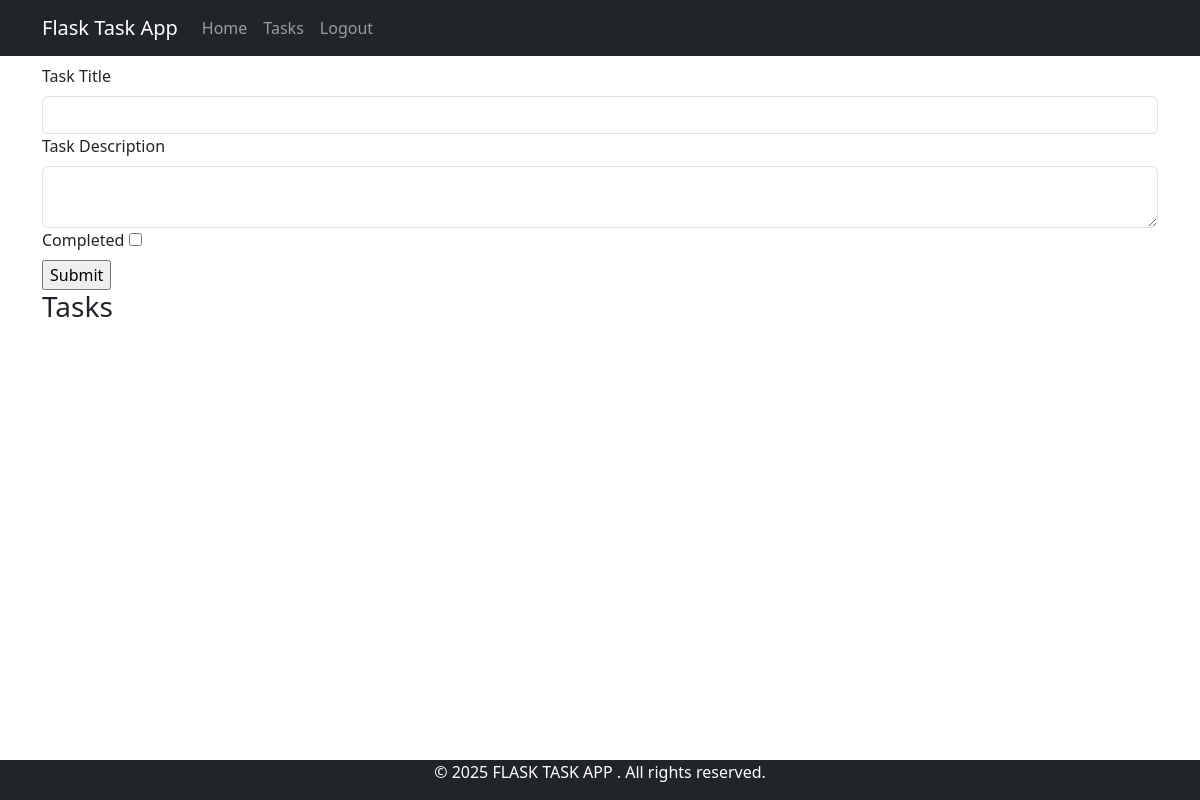
Page /tasks (signed in) on the earlier database version.
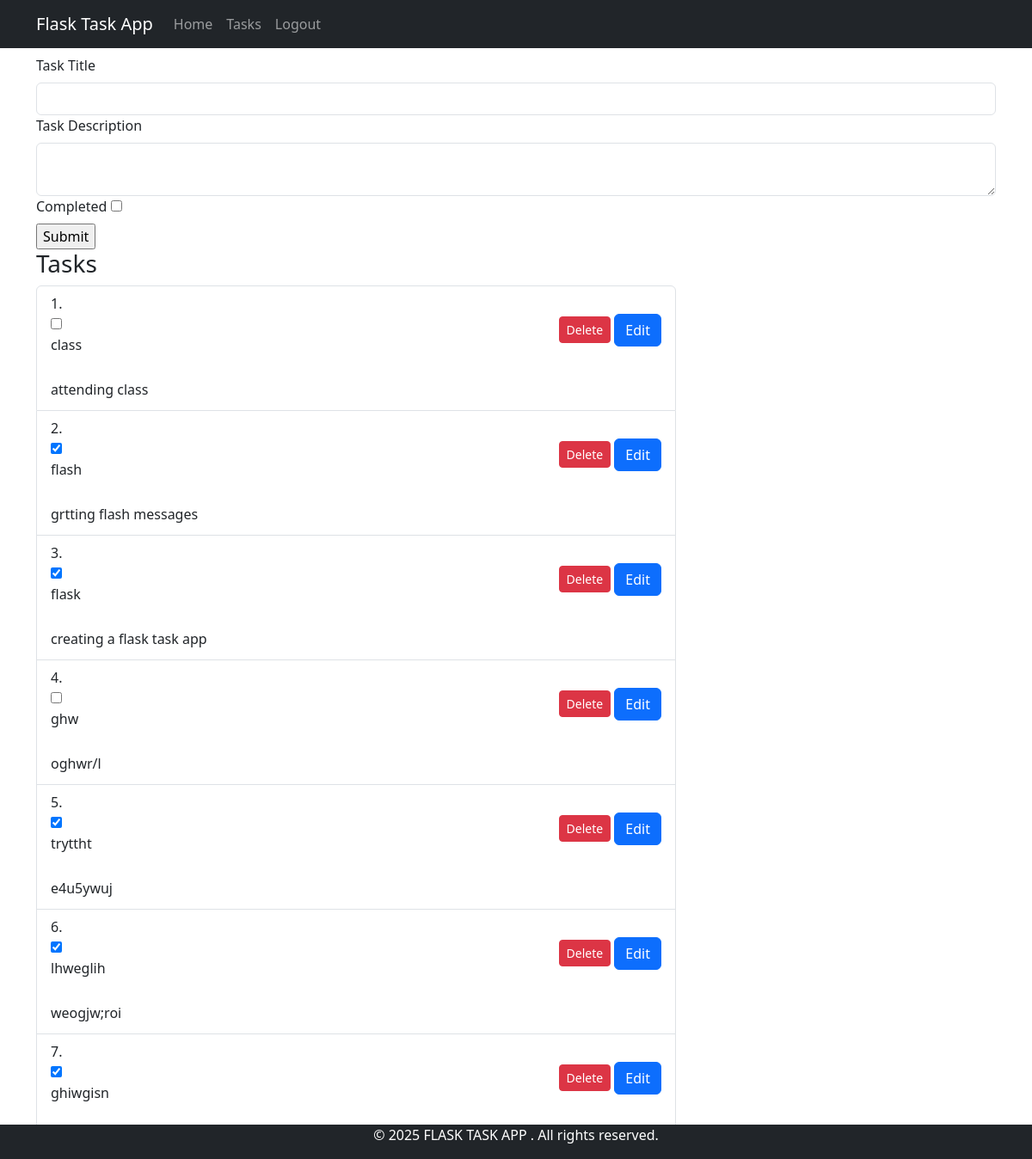
Same page on the later database version.
### app/models.py (models this page shows, shortened)
class Task(db.Model):
    id = db.Column(db.Integer, primary_key=True)
    title = db.Column(db.String(100), nullable=False)
    description = db.Column(db.Text, nullable=False)
    completed = db.Column(db.Boolean, default=False)
    user_id = db.Column(db.Integer, db.ForeignKey('user.id'), nullable=False)

### app/routes.py (the view, shortened to what this page needs)
@app.route('/tasks', methods=['GET', 'POST'])
@login_required
def tasks():
    tasks = Task.query.all()
    task_count = Task.query.count()
    form = TaskForm()
    tasks = Task.query.filter_by(user_id=current_user.id).all()
    return render_template('tasks.html', title='Tasks', tasks=tasks, task_count=task_count, form=form)

### app/forms.py
class TaskForm(FlaskForm):
   title = StringField('Task Title', validators=[DataRequired()])
   description = TextAreaField('Task Description', validators=[DataRequired()])
   completed = BooleanField('Completed' )
   submit = SubmitField('Submit')

### app/models.py (called while the page is built)
@login_manager.user_loader
def load_user(user_id):
    return User.query.get(user_id)

### app/templates/tasks.html (shortened to what this page needs)
{% extends "base.html" %}
{% block content %}
  <div class="container">
    <form action="{% if edit_mode %}{{ url_for('edit_task', task_id=request.view_args.task_id) }}{% else %}{{ url_for('tasks') }}{% endif %}" method="post">
       {{ form.title.label(class="form-label") }}
       {{ form.title(size=100, class="form-control w=50") }}
       {{ form.description.label(class="form-label") }}
       {{ form.description(class="form-control w=50") }}
       {{ form.completed.label(class="form-label") }}
       {{ form.completed(class="form-checkbox ") }}
<div>
    {{ form.submit }}
</div>
<div class="col-lg-8">
  <h3>Tasks</h3>
  <ol class="list-group list-group-numbered">
    {% for task in tasks|reverse %}
    <li class="list-group-item">
      <div class="d-flex justify-content-between align-items-start">
<div>
  <form action="{{ url_for('toggle_task', task_id=task.id) }}" method="post" class="d-inline">
    <input type="checkbox"
      {% if task.completed %} checked {% endif %}
      onchange="this.form.submit()"
      id="task-{{ task.id }}">
  </form>
  <p class="mb-1">{{ task.title }}</p>
  <br>
  <p class="mb-1">{{ task.description }}</p>
</div>
<form action="{{ url_for('delete_task', task_id=task.id) }}" method="post"
      onsubmit="console.log('Submitting delete form'); return confirm('Are you sure you want to delete this task?');"
      class="d-inline">
              <button type="submit" class="btn btn-sm btn-danger">Delete</button>
              <a href="{{ url_for('edit_task', task_id=task.id) }}" class="btn btn-primary btn-xx-lg">Edit</a>
            </form>
          </div>
        </li>
        {% endfor %}
      </ol>
    </div>
  </div>
{% endblock %}

### app/templates/base.html (shortened to what this page needs)
<!DOCTYPE html>
<html lang="en">
<head>
<link href="https://cdn.jsdelivr.net/npm/bootstrap@5.3.5/dist/css/bootstrap.min.css" rel="stylesheet">
</head>
<body>
  <nav class="navbar navbar-expand-lg navbar-dark bg-dark">
    <div class="container">
        <a class="navbar-brand" href="{{ url_for('home') }}">Flask Task App</a>
        <div class="collapse navbar-collapse" id="navbarNav">
            <ul class="navbar-nav">
                <li class="nav-item">
                    <a class="nav-link" href="{{ url_for('home') }}">Home</a>
                </li>
                <li class="nav-item">
                    <a class="nav-link" href="{{ url_for('tasks') }}">Tasks</a>
                </li>
                {% if current_user.is_authenticated %}
                <li class="nav-item">
                  <a class="nav-link" href="{{ url_for('logout') }}">Logout</a>
              </li>
              {% endif %}
            </ul>
        </div>
    </div>
</nav>
{% block content %}
{% endblock %}
</body>
<footer class="text-lg-start bg-dark text-white position-fixed bottom-0 w-100 text-center">
   <div class=" text-center">
  <p>&copy; 2025 FLASK TASK APP . All rights reserved.</p>
</div>
</footer>
</html>

Differences in the rows shown:
added Task: title "class", description "attending class"
added Task: completed "☑", title "flash", description "grtting flash messages"
added Task: completed "☑", title "flask", description "creating a flask task app"
added Task: title "ghw", description "oghwr/l"
added Task: completed "☑", title "tryttht", description "e4u5ywuj"
added Task: completed "☑", title "lhweglih", description "weogjw;roi"
added Task: completed "☑", title "ghiwgisn"
